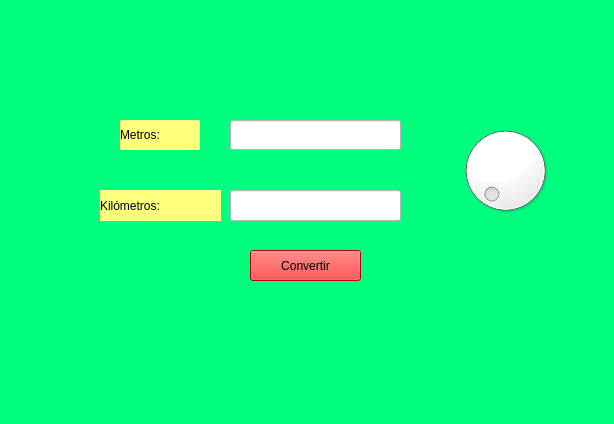
<?xml version="1.0" encoding="UTF-8"?>
<ui version="4.0">
 <class>MainWindow</class>
 <widget class="QMainWindow" name="MainWindow">
  <property name="geometry">
   <rect>
    <x>0</x>
    <y>0</y>
    <width>614</width>
    <height>424</height>
   </rect>
  </property>
  <property name="windowTitle">
   <string>Conversor Metros a Kilómetros</string>
  </property>
  <property name="styleSheet">
   <string notr="true">background-color: rgb(0, 255, 127);</string>
  </property>
  <widget class="QWidget" name="centralwidget">
   <widget class="QLabel" name="label_uatt">
    <property name="geometry">
     <rect>
      <x>20</x>
      <y>10</y>
      <width>310</width>
      <height>80</height>
     </rect>
    </property>
    <property name="text">
     <string/>
    </property>
    <property name="pixmap">
     <pixmap>recursos/imagenes/uatt.png</pixmap>
    </property>
    <property name="scaledContents">
     <bool>true</bool>
    </property>
   </widget>
   <widget class="QLabel" name="label_metros">
    <property name="geometry">
     <rect>
      <x>120</x>
      <y>120</y>
      <width>80</width>
      <height>30</height>
     </rect>
    </property>
    <property name="styleSheet">
     <string notr="true">font: 12pt &quot;MS Reference Sans Serif&quot;;
background-color: rgb(255, 255, 127);</string>
    </property>
    <property name="text">
     <string>Metros:</string>
    </property>
   </widget>
   <widget class="QLineEdit" name="lineEdit_metros">
    <property name="geometry">
     <rect>
      <x>230</x>
      <y>120</y>
      <width>171</width>
      <height>30</height>
     </rect>
    </property>
    <property name="styleSheet">
     <string notr="true">background-color: rgb(255, 255, 255);</string>
    </property>
   </widget>
   <widget class="QLabel" name="label_kilometros">
    <property name="geometry">
     <rect>
      <x>100</x>
      <y>190</y>
      <width>121</width>
      <height>31</height>
     </rect>
    </property>
    <property name="styleSheet">
     <string notr="true">font: 12pt &quot;MS Reference Sans Serif&quot;;
background-color: rgb(255, 255, 127);</string>
    </property>
    <property name="text">
     <string>Kilómetros:</string>
    </property>
   </widget>
   <widget class="QLineEdit" name="lineEdit_kilometros">
    <property name="geometry">
     <rect>
      <x>230</x>
      <y>190</y>
      <width>171</width>
      <height>31</height>
     </rect>
    </property>
    <property name="styleSheet">
     <string notr="true">background-color: rgb(255, 255, 255);</string>
    </property>
   </widget>
   <widget class="QPushButton" name="pushButton_convertir">
    <property name="geometry">
     <rect>
      <x>250</x>
      <y>250</y>
      <width>111</width>
      <height>31</height>
     </rect>
    </property>
    <property name="styleSheet">
     <string notr="true">font: 12pt &quot;MS Reference Sans Serif&quot;;
background-color: rgb(255, 0, 0);</string>
    </property>
    <property name="text">
     <string>Convertir</string>
    </property>
   </widget>
   <widget class="QDial" name="dial">
    <property name="geometry">
     <rect>
      <x>420</x>
      <y>120</y>
      <width>171</width>
      <height>101</height>
     </rect>
    </property>
    <property name="minimumSize">
     <size>
      <width>0</width>
      <height>0</height>
     </size>
    </property>
    <property name="styleSheet">
     <string notr="true">background-color: rgb(255, 255, 255);</string>
    </property>
   </widget>
   <widget class="QLabel" name="label">
    <property name="geometry">
     <rect>
      <x>480</x>
      <y>260</y>
      <width>121</width>
      <height>101</height>
     </rect>
    </property>
    <property name="text">
     <string/>
    </property>
    <property name="pixmap">
     <pixmap resource="../../archivos/recursos.qrc">:/Ejercicios/56f38-batman-logo-png-transparent-free.png</pixmap>
    </property>
    <property name="scaledContents">
     <bool>true</bool>
    </property>
   </widget>
   <widget class="QLabel" name="label_2">
    <property name="geometry">
     <rect>
      <x>510</x>
      <y>0</y>
      <width>101</width>
      <height>91</height>
     </rect>
    </property>
    <property name="text">
     <string/>
    </property>
    <property name="pixmap">
     <pixmap resource="../../archivos/recursos.qrc">:/Ejercicios/fians.png</pixmap>
    </property>
    <property name="scaledContents">
     <bool>true</bool>
    </property>
   </widget>
   <widget class="QLabel" name="label_3">
    <property name="geometry">
     <rect>
      <x>10</x>
      <y>10</y>
      <width>121</width>
      <height>61</height>
     </rect>
    </property>
    <property name="text">
     <string/>
    </property>
    <property name="pixmap">
     <pixmap resource="../../archivos/recursos.qrc">:/Ejercicios/escudo_imagotipoUAT.png</pixmap>
    </property>
    <property name="scaledContents">
     <bool>true</bool>
    </property>
   </widget>
  </widget>
  <widget class="QMenuBar" name="menubar">
   <property name="geometry">
    <rect>
     <x>0</x>
     <y>0</y>
     <width>614</width>
     <height>21</height>
    </rect>
   </property>
  </widget>
  <widget class="QStatusBar" name="statusbar"/>
 </widget>
 <resources>
  <include location="../../archivos/recursos.qrc"/>
 </resources>
 <connections/>
</ui>
